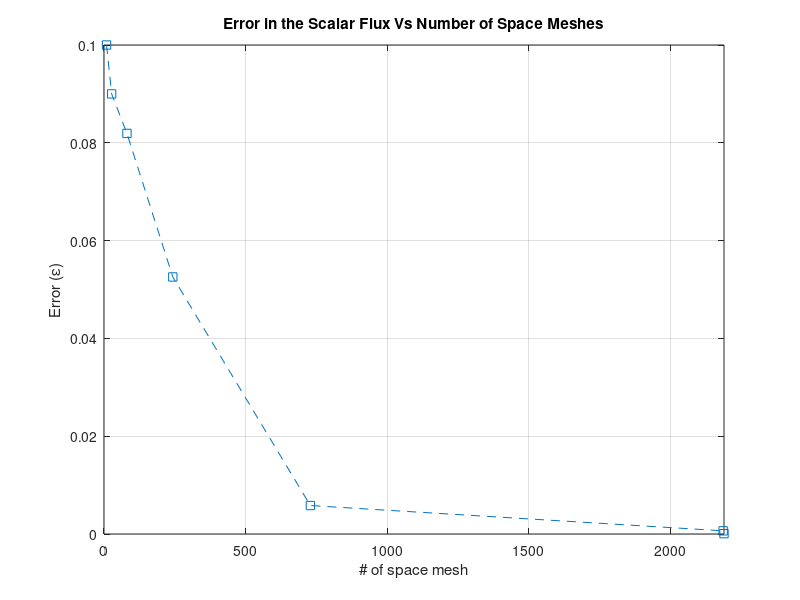

This figure's MATLAB source:
% Spatial Convergence of the Sn with Radau Quadrature
clc;
clear;
close all;
N=4;         % order of the discrete ordinate
L=6;         % thickness of the whole slab
mu=[0.4472136 1 -1 -0.4472136];   % Radau values of the angle
w=[0.833333 0.16666667 0.16666667 0.833333];
l=6;
j=1
max_eflux(1)=0.1;
while max_eflux(j)>0.0002
    
    l=3*l
    o(j)=l/2;
    del=L/(l/2);

m=1;
max_ephi=5;
while max_ephi>0.000001         % converging criteria
    
m=m+1;

if m==2;
    
    for i=2:2:l
        
        if i<=l/3        % taking care of the different regions
          s=1;
        else
          s=0;
        end
     Q(i,1)=0.5*s;
     phi(i,m-1)=0;
    end
else
    
    for i=2:2:l
    phi(i,m-1)=0;
    for n=1:N
    phi(i,m-1)=phi(i,m-1)+(w(n)*eps(i,n,m-1));
    end
    ephi(i/2,m-2)=(abs(phi(i,m-1)-phi(i,m-2))/phi(i,m-1));
    
    if i<=l/3
       seg_s=0.5;s=1;
    else
       seg_s=0.3;s=0;
    end
    Q(i,m-1)=0.5*((seg_s*phi(i,m-1))+s);
    end
    max_ephi=max(ephi);
end

for n=1:N
    
if mu(n)>0      % forward sweeping
    
    eps(1,n,m)=0;
    
for i=2:2:l

    if i<=l/3
       seg_t=1;seg_s=0.5;s=1;
    else
       seg_t=1.5;seg_s=0.3;s=0;
    end
    
A(i,n)=((2*mu(n)-seg_t*del)/(2*mu(n)+seg_t*del));
B(i,n)=((2*del)/(2*mu(n)+seg_t*del));

eps(i+1,n,m)=(A(i,n)*eps(i-1,n,m))+(B(i,n)*Q(i,m-1));

end

else                 % backward sweeping
    eps(l+1,n,m)=0;
    
for i=l:-2:2

    if i<=l/3
       seg_t=1;seg_s=0.5;s=1;
    else
       seg_t=1.5;seg_s=0.3;s=0;
    end
A(i,n)=((2*mu(n)+seg_t*del)/(2*mu(n)-seg_t*del));
B(i,n)=((-2*del)/(2*mu(n)-seg_t*del));

eps(i-1,n,m)=(A(i,n)*eps(i+1,n,m))+(B(i,n)*Q(i,m-1));

end

end

end

    for n=1:N
    for i=2:2:l
        eps(i,n,m)=0.5*(eps(i+1,n,m)+eps(i-1,n,m));  % calculating central flux
    end
    end
    
end
m    % number of iterations till we match our criteria

    for i=1:l+1
        flux(i,j)=0;
    for n=1:N
        flux(i,j)=flux(i,j)+eps(i,n,m);
    end
    end
    
    if j>1
    for i=2:l/3
        k=(i-1)*3;
        eflux=(abs(flux(k,j)+flux(k+1,j)+flux(k+2,j)-flux(i,j-1))/(2*flux(i,j-1)))-1;
    end
        j=j+1
        max_eflux(j)=max(eflux);
    else
        j=j+1
        max_eflux(2)=0.09;
    end 
    
end
o(j)=o(j-1)+3;

% ploting the error vs number of space meshes
    plot(o(:),max_eflux(:),'-- s')
    xlim([0 o(j)])
    grid on
    xlabel('# of space mesh')
    ylabel('Error (\epsilon)')
    title('Error in the Scalar Flux Vs Number of Space Meshes')
